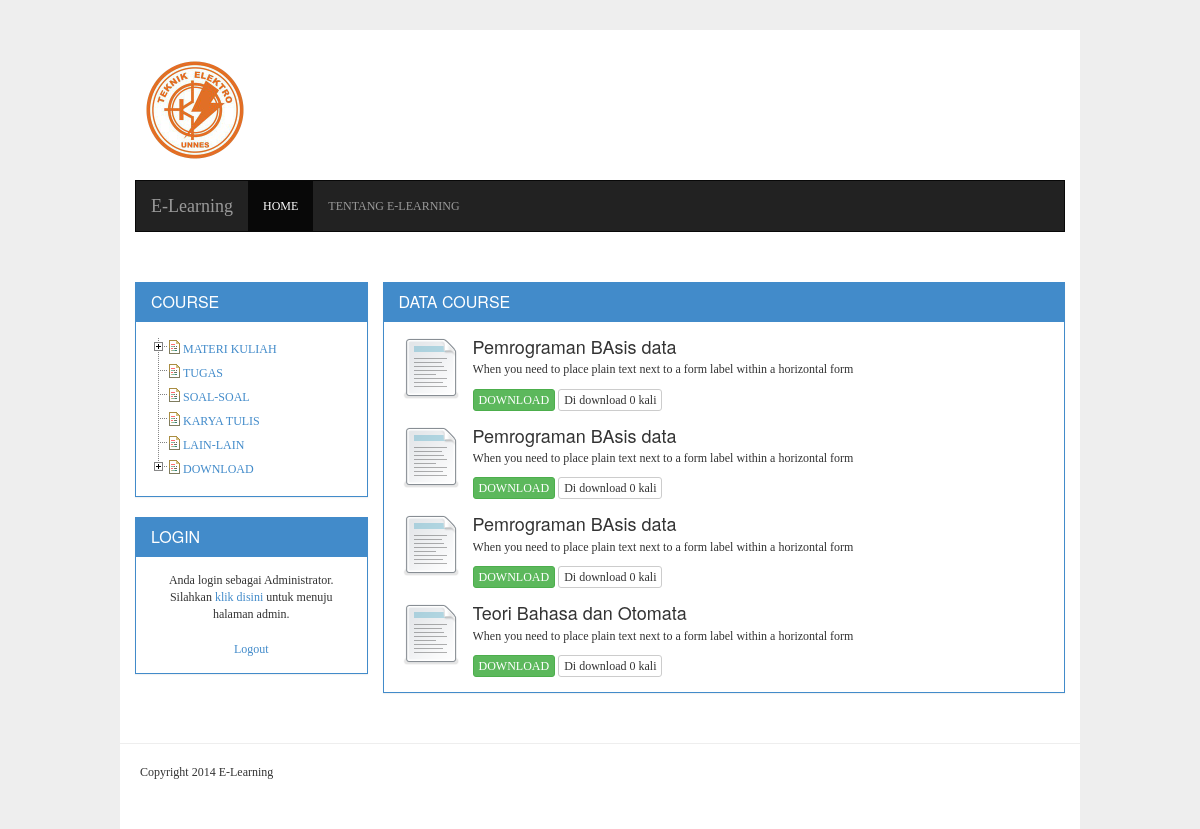
Screenshot of /index.php?mod=course&kategori_id=13&nama=BASIS DATA (signed in) with the database file from the repository.
### tables this page shows
CREATE TABLE IF NOT EXISTS `kategori` (
  `kategori_id` int(11) NOT NULL AUTO_INCREMENT,
  `kategori_parent_id` int(11) DEFAULT '0',
  `kategori_nama` varchar(255) DEFAULT NULL,
  PRIMARY KEY (`kategori_id`)
);

CREATE TABLE IF NOT EXISTS `course` (
  `course_id` int(11) unsigned NOT NULL AUTO_INCREMENT,
  `semester` tinyint(2) DEFAULT '0',
  `kategori_id` int(11) DEFAULT '0',
  `user_id` int(11) DEFAULT '0',
  `course_judul` varchar(255) DEFAULT NULL,
  `course_deskripsi` text,
  `course_file` varchar(255) DEFAULT NULL,
  `course_tgl` datetime DEFAULT '0000-00-00 00:00:00',
  `course_publish` int(11) DEFAULT '0',
  `course_download` int(11) DEFAULT '0',
  PRIMARY KEY (`course_id`)
);

### includes/fungsi.db.php (called while the page is built, shortened)
<?php
function NumRows( $query = "" )
{
	$execute = mysql_query($query);
	return mysql_num_rows($execute);
}
function GetAll( $query = "" )
{
	$arr_data = array();
	$execute = mysql_query($query) or die( mysql_error() );
	if( $execute ){
		$num_rows = NumRows($query);
		if( $num_rows > 0 ){
			while($data = mysql_fetch_array($execute)){
				$arr_data[] = $data;
			}
		}
	}
	return $arr_data;
}

### modules/course/action_course.php (called while the page is built, shortened)
<?php
if( isset( $_GET['kategori_id']) and !empty($_GET['kategori_id']) )
{
	$kategori_id = (int)$_GET['kategori_id'];
	$query = "SELECT * FROM course WHERE kategori_id = $kategori_id";
	$paging = new Pagination($query,10);
	$result = $paging->Result();
}
?>

### includes/pagination.php (called while the page is built, shortened)
<?php
include_once _ROOT . "includes/pagination.class.php";
class Pagination
{
	var $query;
	var $per_page;
	var $paging;
	function __construct($query = "", $per_page = 10 )
	{
		$this->paging = new Paginator();
		$this->query = $query;
		$this->per_page = $per_page;
		$this->Init();
	}
	function Init()
	{
		if( !empty($this->query) )
		{
			$run = mysql_query( $this->query ) or die( mysql_error() );
			$num_rows = mysql_num_rows($run);
			$this->paging->items_total = $num_rows;
			$this->paging->items_per_page = $this->per_page;
		}
	}
	function Result()
	{
		$result = array();
		$this->paging->paginate();
		$run = mysql_query( $this->query . $this->paging->limit ) or die( mysql_error() );
		while( $row = mysql_fetch_array($run) ){
			$result[] = $row;
		}
		return $result;
	}
}

### includes/pagination.class.php (called while the page is built, shortened)
<?php
class Paginator{
	var $items_per_page;
	var $items_total;
	var $num_pages;
	var $mid_range;
	var $return;
	var $default_ipp;
	var $querystring;
	function Paginator()
	{
		$this->mid_range = 7;
		$this->items_per_page = (!empty($_GET['ipp'])) ? $_GET['ipp']:$this->default_ipp;
	}
	function paginate()
	{
		if(!isset($this->default_ipp)) $this->default_ipp=25;
		if(@$_GET['ipp'] == 'All')
		{
			$this->num_pages = 1;
		}
		else
		{
			$this->num_pages = ceil($this->items_total/$this->items_per_page);
		}
		$this->current_page = (isset($_GET['page'])) ? (int) $_GET['page'] : 1 ;
		$prev_page = $this->current_page-1;
		$next_page = $this->current_page+1;
		if($_GET)
		{
			$args = explode("&",$_SERVER['QUERY_STRING']);
			foreach($args as $arg)
			{
				$keyval = explode("=",$arg);
				if($keyval[0] != "page" And $keyval[0] != "ipp") $this->querystring .= "" . $arg;
			}
		}
		if($this->num_pages > 10)
		{
			$this->return = ($this->current_page > 1 And $this->items_total >= 10) ? "<li><a class=\"paginate\" href=\"$_SERVER[PHP_SELF]?$this->querystring&page=$prev_page&ipp=$this->items_per_page\">&laquo; Previous</a></li>":"<li><span class=\"inactive\" href=\"#\">&laquo; Previous</span></li>";
			$this->start_range = $this->current_page - floor($this->mid_range/2);
			$this->end_range = $this->current_page + floor($this->mid_range/2);
			if($this->start_range <= 0)
			{
				$this->end_range += abs($this->start_range)+1;
				$this->start_range = 1;
			}
			if($this->end_range > $this->num_pages)
			{
				$this->start_range -= $this->end_range-$this->num_pages;
				$this->end_range = $this->num_pages;
			}
			$this->range = range($this->start_range,$this->end_range);
			for($i=1;$i<=$this->num_pages;$i++)
			{
				if($this->range[0] > 2 And $i == $this->range[0]) $this->return .= " ... ";
				if($i==1 Or $i==$this->num_pages Or in_array($i,$this->range))
				{
					$this->return .= ($i == $this->current_page And $_GET['page'] != 'All') ? "<li class=\"active\"><a title=\"Go to page $i of $this->num_pages\" class=\"current\" href=\"#\">$i</a></li>":"<li><a class=\"paginate\" title=\"Go to page $i of $this->num_pages\" href=\"$_SERVER[PHP_SELF]?page=$i&ipp=$this->items_per_page$this->querystring\">$i</a></li>";
				}
				if($this->range[$this->mid_range-1] < $this->num_pages-1 And $i == $this->range[$this->mid_range-1]) $this->return .= " ... ";
			}
			$this->return .= (($this->current_page < $this->num_pages And $this->items_total >= 10) And ($_GET['page'] != 'All') And $this->current_page > 0) ? "<li class=\"active\"><a class=\"paginate\" href=\"$_SERVER[PHP_SELF]?page=$next_page&ipp=$this->items_per_page$this->querystring\">Next &raquo;</a></li>\n":"<li><span class=\"inactive\" href=\"#\">&raquo; Next</span></li>\n";
		}
		else
		{
			for($i=1;$i<=$this->num_pages;$i++)
			{
				$this->return .= ($i == $this->current_page) ? "<li class=\"active\"><a class=\"current\" href=\"#\">$i</a></a> ":"<li><a class=\"paginate\" href=\"$_SERVER[PHP_SELF]?$this->querystring&page=$i&ipp=$this->items_per_page\">$i</a></li>";
			}
		}
		$this->low = ($this->current_page <= 0) ? 0:($this->current_page-1) * $this->items_per_page;
		$this->limit = (@$_GET['ipp'] == 'All') ? "":" LIMIT $this->low,$this->items_per_page";
	}
}

### includes/fungsi.web.php (the view, shortened to what this page needs)
<?php
function get_array_kategori( $parent_id = 0 )
{
	$kategori = GetAll("SELECT * FROM kategori WHERE kategori_parent_id = $parent_id");
	$r_kategori = array();
	if( count($kategori) > 0 )
	{
		$arr = array();
		foreach((array)$kategori as $cat)
		{
			$arr['id'] = $cat['kategori_id'];
			$arr['parent_id'] = $cat['kategori_parent_id'];
			$arr['nama'] = $cat['kategori_nama'];
			$arr['child'] = get_array_kategori($cat['kategori_id']);
			$r_kategori[] = $arr;
		}
	}
	return $r_kategori;
}
function tree_kategori( $arr, $deep = 1 )
{
	$out = "";
	if( is_array($arr) )
	{
		$ul_id = ($deep==1) ? ' id="browser" class="filetree"' : '';
		$out .= "<ul$ul_id>\n";
		foreach((array)$arr as $r)
		{
			$link = "<a href=\""._URL."index.php?mod=course&kategori_id=$r[id]&nama=$r[nama]\">$r[nama]</a>";
			if( count($r['child']) > 0  ){
				$link = "<a>$r[nama]</a>";
			}
			$out .= "<li class=\"closed\"><span class=\"file\">$link</span>\n";
			if( count($r['child']) > 0  )
			{
				$out .= tree_kategori($r['child'],$deep+1);
			}
			$out .= "</li>\n";
		}
		$out .= "</ul>\n";
	}
	return $out;
}

### modules/course/course.php
<div class="col-md-9" id="content-container">
<div class="panel panel-primary">
        <div class="panel-heading"><h3 class="panel-title">DATA COURSE</h3></div>
        <div class="panel-body">
            <?php
			if( isset($num_rows) and $num_rows > 0 )
			{
			?>
                <div class="row clearfix">
                    <div class="col-md-12 column" id="post">
                    <?php
					foreach((array)$result as $row)
					{
					?>
                    <div class="media">
                      <a class="pull-left" href="#">
                        <img class="media-object" src="<?=_URL?>assets/img/document.png" alt="...">
                      </a>
                      <div class="media-body">
                        <h4 class="media-heading"><?=$row['course_judul']?></h4>
                        <?=$row['course_deskripsi']?>
                        <div style="margin-top:10px">
                        <a href="<?=_URL?>index.php?mod=course&act=download&id=<?=$row['course_id']?>" class="btn btn-success btn-xs">
                        DOWNLOAD
                        </a>
                        <a class="btn btn-default btn-xs"> Di download <?=$row['course_download']?> kali</a>
                        </div>
                      </div>
                    </div>
                     <?php
					}
					 ?>
                    </div>
                </div>
        	<?php
			}else{
			?>
            	<div class="alert alert-info">Data course dengan kategori ini tidak ditemukan</div>
            <?php
			}
			?>
        </div>
    </div>
</div>

### assets/css/style.css (style rules this page uses)
body { font-family: Tahoma !important; font-size: 12px; background: #EEEEEE; }
#content-container { padding-right: 0px !important; }
.panel, .panel-heading { border-radius: 0px !important; -moz-border-radius: 0px !important; -webkit-border-radius: 0px !important; }

### rows the page displays
kategori: kategori_nama "MATERI KULIAH"
kategori: kategori_nama "TUGAS"
kategori: kategori_nama "SOAL-SOAL"
kategori: kategori_nama "KARYA TULIS"
kategori: kategori_nama "LAIN-LAIN"
kategori: kategori_nama "DOWNLOAD"
course: course_judul "Pemrograman BAsis data", course_deskripsi "When you need to place plain text next to a form label within a horizontal form", course_download "0"
course: course_judul "Pemrograman BAsis data", course_deskripsi "When you need to place plain text next to a form label within a horizontal form", course_download "0"
course: course_judul "Pemrograman BAsis data", course_deskripsi "When you need to place plain text next to a form label within a horizontal form", course_download "0"
course: course_judul "Teori Bahasa dan Otomata", course_deskripsi "When you need to place plain text next to a form label within a horizontal form", course_download "0"
